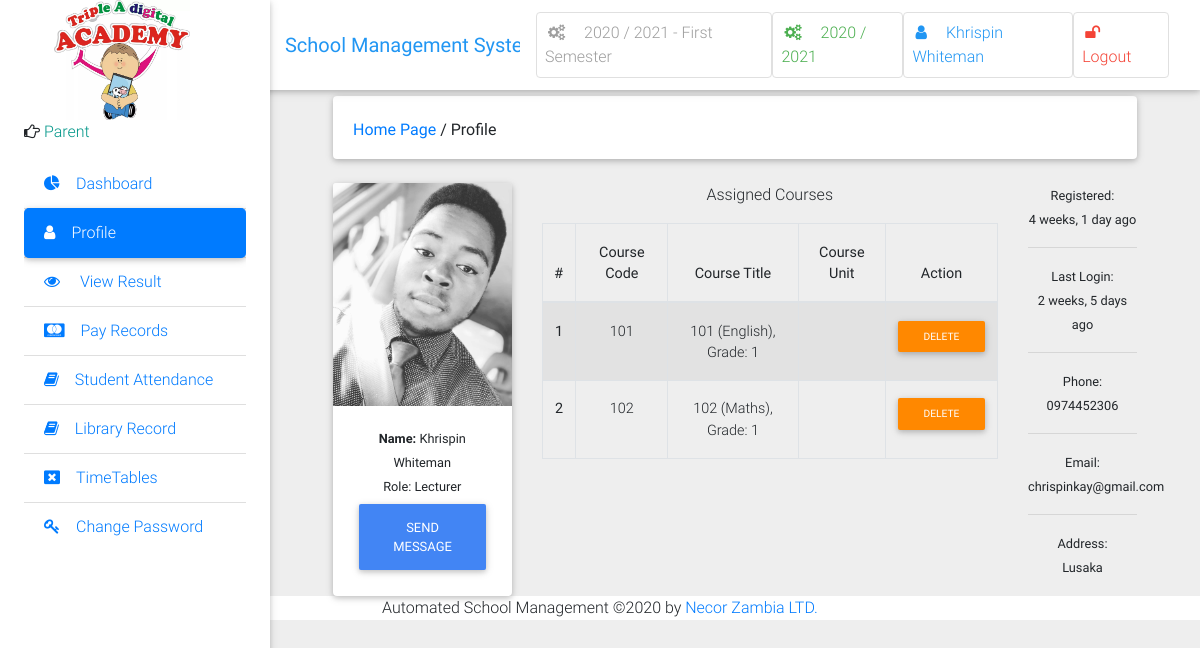
The app's page /profile/view/2/ (signed in) with its own data.
### school/models.py (models this page shows, shortened)
class Semester(models.Model):
    semester = models.CharField(max_length=10, choices=SEMESTER, blank=True)
    is_current_semester = models.BooleanField(default=False, blank=True, null=True)
    session = models.ForeignKey(Session, on_delete=models.CASCADE, blank=True, null=True)
    next_semester_begins = models.DateField(null=True, blank=True)
    def __str__(self):
        return str(self.session) + ' - ' + str(self.semester)

class Session(models.Model):
    session = models.CharField(max_length=200, unique=True)
    is_current_session = models.BooleanField(default=False, blank=True, null=True)
    next_session_begins = models.DateField(blank=True, null=True)
    def __str__(self):
        return self.session

class User(AbstractUser):
    is_student = models.BooleanField(default=False)
    is_lecturer = models.BooleanField(default=False)
    is_librarian = models.BooleanField(default=False)
    is_parent = models.BooleanField(default=False)
    phone = models.CharField(max_length=60, blank=True, null=True)
    address = models.CharField(max_length=60, blank=True, null=True)
    picture = models.ImageField(upload_to="users/pictures/%Y/%m/%d'", blank=True, null=True)
    email = models.EmailField(blank=True, null=True)
    password_type = models.CharField('Password Type', default='Expirable', max_length=200, choices=PASSWORD_TYPES)
    days_for_password_expiry = models.ForeignKey(PasswordConfigurations, on_delete=models.CASCADE, null=True, blank=True)
    last_password_reset_date = models.DateField('Reset On', auto_now=True)
    password_expiry_date = models.DateField(editable=False, null=True, blank=True)
    is_password_expired = models.BooleanField(default=False,)
    username_validator = ASCIIUsernameValidator()
    def get_picture(self):
        no_picture = settings.STATIC_URL + 'img/img_avatar.png'
        try:
            return self.picture.url
        except:
            return no_picture
    def get_full_name(self):
        full_name = self.username
        if self.first_name and self.last_name:
            full_name = self.first_name + " " + self.last_name
        return full_name
    def __str__(self):
        return self.get_full_name()

class Course(models.Model):
    courseTitle = models.CharField(max_length=200)
    courseCode = models.CharField(max_length=200, unique=True)
    description = models.TextField(max_length=200, blank=True)
    level = models.ForeignKey(Level, verbose_name='Grade', default='', on_delete=models.CASCADE)
    semester = models.ForeignKey(Semester, on_delete=models.CASCADE)
    is_elective = models.BooleanField(default=False, blank=True, null=True)
    def __str__(self):
        return self.courseCode + " (" + self.courseTitle + "), Grade: " + str(self.level)

class Level(models.Model):
    level = models.CharField('Grade', max_length=200, )
    def __str__(self):
        return self.level
    class Meta:
        verbose_name_plural = 'Levels/Grades'
        verbose_name = 'Level/Grade'

### school/views.py (the view, shortened to what this page needs)
# urls.py: path('profile/view/<int:id>/', views.user_profile, name='user_profile'),
@login_required
def user_profile(request, id):
    if request.user.id == id:
        return redirect("/profile/")
    current_semester = Semester.objects.get(is_current_semester=True)
    user = User.objects.get(pk=id)
    if user.is_lecturer:
        courses = Course.objects.filter(allocated_course__lecturer__pk=id).filter(semester=current_semester)
        context = {
            "user": user,
            "courses": courses,
        }
        return render(request, 'account/user_profile.html', context)
    elif user.is_librarian:
        books = Book.objects.all()
        return render(request, 'account/user_profile.html',
                      {
                          "books": books,
                      })
    else:
        context = {
            "user": user,
            "user_type": "superuser"
        }
        return render(request, 'account/user_profile.html', context)

### school/context_processors.py (called while the page is built)
def session_processor(request):
	current_session = Session.objects.get(is_current_session=True)
	return {"current_session": current_session}

def semester_processor(request):
	current_semester = Semester.objects.get(is_current_semester=True)
	return {"current_semester": current_semester}

### school/templates/account/user_profile.html (shortened to what this page needs)
{% extends 'school/base.html' %}
{% load static %}
{% load humanize %}
{% block side_bar %}
    {% include 'school/partial_active_element.html' with active='Profile' %}
{% endblock side_bar %}
{% block content %}
 <div class="container-fluid mt-5">
<div class="card mb-4 wow fadeIn">
    <div class="card-body d-sm-flex justify-content-between">
	    <h6 class="mb-2 mb-sm-0 pt-1">
    	<a href="/">Home Page</a>
        	<span>/</span>
            	<span>Profile</span>
        </h6>
    </div>
</div>
  <div class="row">
    <div class="col-md-3">
<div class="card">
  <div class="view overlay">
    <img class="card-img-top" src="{{ user.get_picture }}" alt="{{ user.get_fullname }}'s Picture">
  </div>
{% if user.is_lecturer %}
  <div class="card-body card-body-cascade text-center">
    <small class="card-title"><b>Name: </b>{{ user.get_full_name }}</small><br>
    <small class="card-title">Role: Lecturer </small><br>
    <a href="#" class="btn btn-primary">Send Message</a>
  </div>
{% endif %}
</div>
    </div>
    {% if user.is_lecturer %}
    <div class="col-md-7 text-center">
      <p>Assigned Courses</p>
  <div class="table-wrapper-scroll-y">
  <table class="table table-bordered table-striped">
  <thead>
    <tr>
      <th scope="col">#</th>
      <th scope="col">Course Code</th>
      <th scope="col">Course Title</th>
      <th scope="col">Course Unit</th>
      <th scope="col">Action</th>
    </tr>
  </thead>
  <tbody>
    {% for course in courses %}
    <tr>
      <th scope="row">{{ forloop.counter }}</th>
      <td>{{ course.courseCode }}</td>
      <td>{{ course }}</td>
      <td>{{ course.courseUnit }}</td>
      <td>
	  	  <span class="table-remove"><a href="{% url 'withheld_course' pk=course.pk %}" class="btn btn-warning btn-rounded btn-sm my-0">Delete</a></span>
	    </td>
    </tr>
  {% endfor %}
  </tbody>
</table>
    </div>
  </div>
  {% endif %}
  <div class="col-md-2 text-center">
    <small> Registered:<br><date>{{ user.date_joined|naturaltime }}</date></small><hr />
    <small> Last Login:<br><date>
    {% if user.last_login == None %}
          Never
    {% else %}
      {{ user.last_login|naturaltime }}
    {% endif %}</date></small><hr />
    <small> Phone:<br><date>{% if user.phone %}{{ user.phone }}{% endif %}</date></small><hr />
    <small> Email:<br><date>{{ user.email }}</date></small><hr />
    <small> Address:<br><date>{{ user.address }}</date></small>
  </div>
</div>
{% endblock %}

### school/templates/school/base.html (shortened to what this page needs)
{% load static %}
<!DOCTYPE html>
<html lang="en">
<head>
    <link rel="stylesheet" href="https://cdn.datatables.net/1.10.20/css/jquery.dataTables.min.css">
    <link rel="stylesheet" href="https://cdn.datatables.net/buttons/1.6.1/css/buttons.dataTables.min.css">
    <link rel="stylesheet" href="https://maxcdn.bootstrapcdn.com/font-awesome/4.7.0/css/font-awesome.min.css">
    <link href="{% static 'school/css/bootstrap.min.css' %}" rel="stylesheet">
    <link href="{% static 'school/css/mdb.min.css' %}" rel="stylesheet">
    <link href="{% static 'school/css/style.css' %}" rel="stylesheet">
    <link rel="stylesheet" type="text/css" href="https://cdn.datatables.net/1.10.20/css/jquery.dataTables.css">
{% include 'school/small-screen-navbar.html'%}
</head>
<body class="grey lighten-3">
<header>
    <nav class="navbar fixed-top navbar-expand-lg navbar-light white scrolling-navbar">
        <div class="container-fluid">
            <a class="navbar-brand waves-effect" href="/">
                <strong class="blue-text">School Management System</strong>
            </a>
            <div class="collapse navbar-collapse" id="navbarSupportedContent">
                <ul class="navbar-nav nav-flex-icons">
                    <li class="nav-item">
                        <a href="{% if request.user.is_superuser %}{% url 'manage_semester' %}{% else %}#{% endif %}"
                           class="nav-link border border-light grey-text rounded waves-effect">
                            <i class="fa fa-cogs mr-3"></i>{{ current_semester }} Semester
                        </a>
                    </li>
                    <li class="nav-item">
                        <a href="{% if request.user.is_superuser %}{% url 'manage_session' %}{% else %}#{% endif %}"
                           class="nav-link border border-light green-text rounded waves-effect">
                            <i class="fa fa-cogs mr-3"></i>{{ current_session }}
                        </a>
                    </li>
                    <li class="nav-item">
                        <a href="{% url 'profile' %}"
                           class="nav-link border border-light rounded waves-effect blue-text">
                            <i class="fa fa-user mr-3"></i>{{ user|capfirst }}
                        </a>
                    </li>
                    <li class="nav-item">
                        <a href="/accounts/logout/" class="nav-link border border-light rounded waves-effect red-text">
                            <i class="fa fa-unlock mr-3"></i>Logout
                        </a>
                    </li>
                </ul>
            </div>
        </div>
    </nav>
    <div class="sidebar-fixed position-fixed">
        <img src="{% static 'img/logo.jpg' %}" id="icon" class="logo" style="margin-left: 30px">
        {% if request.user.is_lecturer %}
            <p><i class="fa fa-hand-o-right" aria-hidden="true"></i>
                <span class="teal-text text-center"> Lecturer</span></p>
        {% elif request.user.is_student %}
            <p><i class="fa fa-hand-o-right" aria-hidden="true"></i>
                <span class="teal-text text-center"> Student</span></p>
        {% elif request.user.is_parent %}
            <p><i class="fa fa-hand-o-right" aria-hidden="true"></i>
                <span class="teal-text text-center"> Parent</span></p>
        {% elif request.user.is_librarian %}
            <p><i class="fa fa-hand-o-right" aria-hidden="true"></i>
                <span class="teal-text text-center"> Library</span></p>
        {% else %}
            <p><i class="fa fa-hand-o-right" aria-hidden="true"></i>
                <span class="teal-text text-center"> System Admin</span></p>
        {% endif %}
        <div class="dashboard">
            {% block side_bar %}{% endblock side_bar %}
        </div>
    </div>
</header>
<main class="pt-5 mx-lg-5">
    {% block content %} {% endblock %}
</main>
<footer class="" style="background-color: white">
    <center>Automated School Management &copy;{% now 'Y' %} by <a href="www.necor.co.zm">Necor Zambia LTD.</a> </center>
</footer>
</body>
</html>

### school/static/school/css/style.css (style rules this page uses)
.sidebar-fixed { height: 100vh; width: 270px; -webkit-box-shadow: 0 2px 5px 0 rgba(0, 0, 0, 0.16), 0 2px 10px 0 rgba(0, 0, 0, 0.12); box-shadow: 0 2px 5px 0 rgba(0, 0, 0, 0.16), 0 2px 10px 0 rgba(0, 0, 0, 0.12); z-index: 1050; background-color: #fff; padding: 1.5rem; padding-top: 0; }
@media (min-width: 1200px) { .navbar, .page-footer, main { padding-left: 270px; } }
.logo { text-shadow: rgb(179, 179, 179) 0px 0px 0px, rgb(180, 180, 180) 1px 1px 0px, rgb(182, 182, 182) 2px 2px 0px, rgb(184, 184, 184) 3px 3px 0px, rgb(185, 185, 185) 4px 4px 0px, rgb(187, 187, 187) 5px 5px 0px, rgb(189, 189, 189) 6px 6px 0px, rgb(190, 190, 190) 7px 7px 0px, rgb(192, 192, 192) 8px 8px 0px, rgb(194, 194, 194) 9px 9px 0px, rgb(195, 195, 195) 10px 10px 0px, rgb(197, 197, 197) 11px 11px 0px, rgb(199, 199, 199) 12px 12px 0px, rgb(201, 201, 201) 13px 13px 0px, rgb(202, 202, 202) 14px 14px 0px, rgb(204, 204, 204) 15px 15px 0px, rgb(206, 206, 206) 16px 16px 0px, rgb(207, 207, 207) 17px 17px 0px, rgb(209, 209, 209) 18px 18px 0px, rgb(211, 211, 211) 19px 19px 0px, rgb(212, 212, 212) 20px 20px 0px, rgb(214, 214, 214) 21px 21px 0px, rgb(216, 216, 216) 22px 22px 0px, rgb(218, 218, 218) 23px 23px 0px, rgb(219, 219, 219) 24px 24px 0px, rgb(221, 221, 221) 25px 25px 0px, rgb(223, 223, 223) 26px 26px 0px, rgb(224, 224, 224) 27px 27px 0px, rgb(226, 226, 226) 28px 28px 0px, rgb(228, 228, 228) 29px 29px 0px, rgb(230, 230, 230) 30px 30px 0px, rgb(231, 231, 231) 31px 31px 0px, rgb(233, 233, 233) 32px 32px 0px, rgb(235, 235, 235) 33px 33px 0px, rgb(236, 236, 236) 34px 34px 0px, rgb(238, 238, 238) 35px 35px 0px, rgb(240, 240, 240) 36px 36px 0px, rgb(241, 241, 241) 37px 37px 0px, rgb(243, 243, 243) 38px 38px 0px, rgb(245, 245, 245) 39px 39px 0px, rgb(247, 247, 247) 40px 40px 0px, rgb(248, 248, 248) 41px 41px 0px, rgb(250, 250, 250) 42px 42px 0px, rgb(252, 252, 252) 43px 43px 0px, rgb(253, 253, 253) 44px 44px 0px; font-size: 40px; color: rgb(95, 89, 255); height: 120px; width: 136px; line-height: 136px; border-radius: ; text-align: center; background-color: rgb(255, 255, 255); }

### school/templates/school/base.html (style rules this page uses)
.dashboard { display: block; max-height: 500px; overflow-y: auto; -ms-overflow-style: -ms-autohiding-scrollbar; }

### school/templates/account/user_profile.html (style rules this page uses)
.table-wrapper-scroll-y { display: block; max-height: 350px; overflow-y: auto; -ms-overflow-style: -ms-autohiding-scrollbar; }

### records on screen
Semester: session+semester "2020 / 2021 - First"
Session: session "2020 / 2021"
User: username+first_name+last_name "Khrispin Whiteman", get_picture (picture), get_full_name "Khrispin Whiteman", date_joined "4 weeks, 1 day ago", last_login "2 weeks, 5 days ago", phone "0974452306", email "chrispinkay@gmail.com", address "Lusaka"
Course: courseCode "101", courseCode+courseTitle+level "101 (English), Grade: 1"
Course: courseCode "102", courseCode+courseTitle+level "102 (Maths), Grade: 1"
